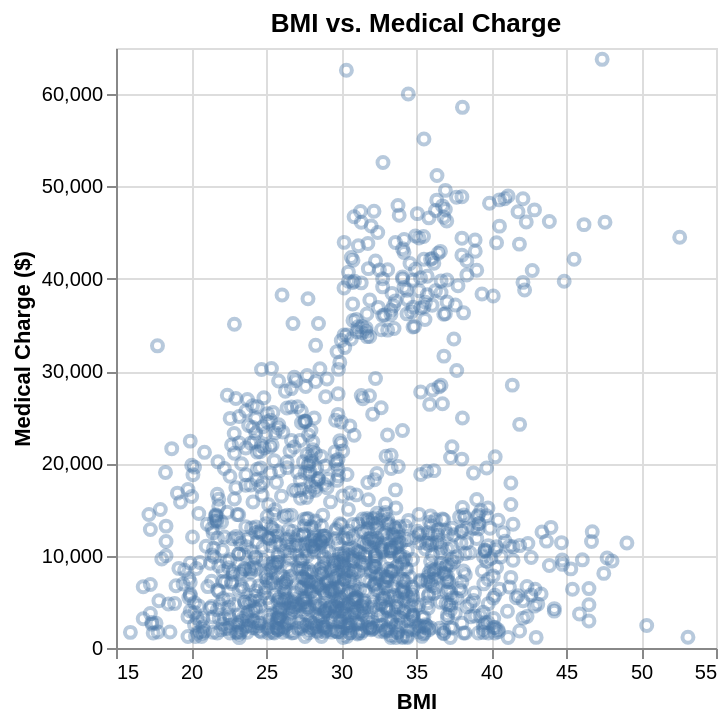

This figure's notebook cell:
### Markdown cell above
**Question 1.5**
<br> {points: 1}

According to the National Heart, Lung and Blood Institute of the US: "The higher your BMI, the higher your risk for certain diseases such as heart disease, high blood pressure, type 2 diabetes, gallstones, breathing problems, and certain cancers". 

Based on this information, we can hypothesize that individuals with a higher BMI are likely to have more medical costs. Let's use our data and see if this holds true. Create a scatter plot of `charges` (y-axis) versus `bmi` (x-axis).

In the scaffolding we provide below, ensure that you set `opacity` to 0.4. `opacity` sets the transparency of points on a scatter plot, and increasing transparency (reducing opacity) one strategy to deal with over-plotting issues.

*Assign your answer to an object called `bmi_plot`. Make sure to label your axes appropriately.*

### Code cell
bmi_plot = alt.Chart(
    insurance,
    title='BMI vs. Medical Charge' # Set the title for the entire plot
).mark_point(opacity=0.4).encode(
    x=alt.X('bmi')
        .title('BMI')
        .scale(zero=False),
    y=alt.Y('charges')
    .title('Medical Charge ($)')
)

bmi_plot

### Figure 1 — Vega specification as saved in the notebook (floating-point values rounded to 4 significant figures; data arrays with more than 128 entries replaced by an {"elided": "..."} marker saying what was removed)
{"$schema": "https://vega.github.io/schema/vega/v5.json", "data": [{"name": "source_0", "values": {"elided": "1338 records"}}, {"name": "source_0_x_domain_bmi", "values": [{"min": 15.96, "max": 53.13}]}, {"name": "source_0_y_domain_charges", "values": [{"min": 1122.0, "max": 63770.0}]}], "marks": [{"type": "symbol", "name": "marks", "from": {"data": "source_0"}, "encode": {"update": {"x": {"field": "bmi", "scale": "x"}, "y": {"field": "charges", "scale": "y"}, "opacity": {"value": 0.4}, "fill": {"value": "transparent"}, "stroke": {"value": "#4c78a8"}}}, "style": ["point"]}], "scales": [{"name": "x", "type": "linear", "domain": [{"signal": "(data(\"source_0_x_domain_bmi\")[0] || {}).min"}, {"signal": "(data(\"source_0_x_domain_bmi\")[0] || {}).max"}], "range": [0, {"signal": "width"}], "nice": true, "zero": false}, {"name": "y", "type": "linear", "domain": [{"signal": "(data(\"source_0_y_domain_charges\")[0] || {}).min"}, {"signal": "(data(\"source_0_y_domain_charges\")[0] || {}).max"}], "range": [{"signal": "height"}, 0], "zero": true, "nice": true}], "axes": [{"scale": "x", "labels": false, "orient": "bottom", "grid": true, "domain": false, "aria": false, "zindex": 0, "tickCount": {"signal": "ceil(width/40)"}, "gridScale": "y", "ticks": false, "maxExtent": 0, "minExtent": 0}, {"scale": "y", "gridScale": "x", "aria": false, "orient": "left", "grid": true, "zindex": 0, "domain": false, "minExtent": 0, "maxExtent": 0, "labels": false, "tickCount": {"signal": "ceil(height/40)"}, "ticks": false}, {"scale": "x", "labelFlush": true, "grid": false, "title": "BMI", "tickCount": {"signal": "ceil(width/40)"}, "zindex": 0, "labelOverlap": true, "orient": "bottom"}, {"scale": "y", "grid": false, "title": "Medical Charge ($)", "zindex": 0, "orient": "left", "labelOverlap": true, "tickCount": {"signal": "ceil(height/40)"}}], "title": {"text": "BMI vs. Medical Charge", "frame": "group"}, "width": 300, "style": "cell", "padding": 5, "height": 300, "background": "white"}
